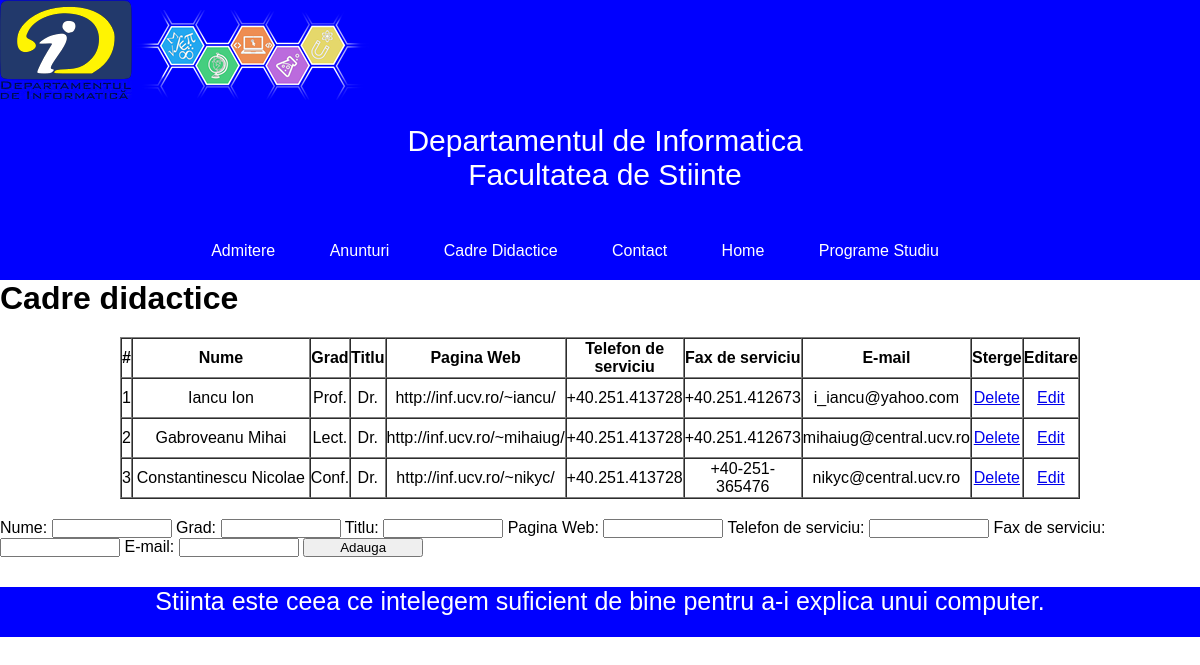
/informatica/CadreDidactice.php, run on the app's committed database.
### tables this page shows
CREATE TABLE `cadre` (
  `id` int(10) NOT NULL,
  `nume` char(50) NOT NULL,
  `grad` char(5) NOT NULL,
  `titlu` char(3) NOT NULL,
  `pagina_web` char(50) NOT NULL,
  `telefon_serviciu` char(20) NOT NULL,
  `fax_serviciu` char(20) NOT NULL,
  `e_mail` char(50) NOT NULL
);

### informatica/CadreDidactice.php (the view, shortened to what this page needs)
<html>
<head>
    <link rel="stylesheet" type="text/css" href="cadre.css">
</head>
<body>
    <header>
        <img src="logo.png" alt="logo">
        <img src="sigla.png" alt="sigla">
        <p>Departamentul de Informatica <br>Facultatea de Stiinte</p>
        <ul class="nav">
            <li> <a href="Admitere.php">Admitere</a></li>
            <li> <a href="Anunturi.php">Anunturi</a></li>
            <li> <a href="CadreDidactice.php">Cadre Didactice</a></li>
            <li> <a href="Contact.php">Contact</a></li>
            <li> <a href="Home.php">Home</a></li>
            <li> <a href="ProgrameStudiu.php">Programe Studiu</a></li>
        </ul>
    </header>
    <?php
    require_once "connect.php";
    ?>
    <h1>Cadre didactice</h1>
    <?php
    $query = "SELECT * FROM cadre";
    $result = mysqli_query($conexiune, $query);
    if (mysqli_num_rows($result)) {
        print("<table border='1' cellspacing='0'>\n");
        print("<tr><th width='1'>#</th><th width='200'>Nume</th><th width='5'>Grad</th><th width='5'>Titlu</th><th width='15'>Pagina Web</th><th width='10'>Telefon de serviciu</th><th width='10'>Fax de serviciu </th> <th width='15'>E-mail </th><th>Sterge</th><th>Editare</th></tr>\n");
        while ($row = mysqli_fetch_array($result)) {
            print("<tr>\n");
            print("<td>" . $row['id'] . "</td>\n");
            print("<td>" . $row['nume'] . "</td>\n");
            print("<td>" . $row['grad'] . "</td>\n");
            print("<td>" . $row['titlu'] . "</td>\n");
            print("<td>" . $row['pagina_web'] . "</td>\n");
            print("<td>" . $row['telefon_serviciu'] . "</td>\n");
            print("<td>" . $row['fax_serviciu'] . "</td>\n");
            print("<td>" . $row['e_mail'] . "</td>\n");
            print("<td><a href='CadreDidactice.php?comanda=delete&id=" . $row['id'] . "'>Delete</a></td>\n");
            print("<td><a href='CadreDidactice.php?comanda=edit&id=" . $row['id'] . "'>Edit</a></td>\n");
            print("</tr>\n");
        }
        print("</table>");
    } else {
        print "Nu exista cadre didactice!";
    }
    ?>
    <form action="CadreDidactice.php" method="POST">
        Nume: <input type="text" name="nume" required />
        Grad: <input type="text" name="grad" required / maxlength="5">
        Titlu: <input type="text" name="titlu" required / maxlength="3">
        Pagina Web: <input type="url" name="pagina_web" required pattern="https?://.+" />
        Telefon de serviciu: <input type="tel" name="telefon_serviciu" required pattern="[+]{1}[0-9]{2}.[0-9]{3}.[0-9]{6}" />
        Fax de serviciu: <input type="text" name="fax_serviciu" required pattern="[+]{1}[0-9]{2}.[0-9]{3}.[0-9]{6}" />
        E-mail: <input type="email" name="e_mail" required />
        <input type="submit" value="Adauga" />
    </form>
    <footer>
        Stiinta este ceea ce intelegem suficient de bine pentru a-i explica unui computer.
    </footer>
</body>
</html>

### informatica/cadre.css (style rules this page uses)
* { margin:0; padding: 0; font-family: 'Arial'; }
.nav { color:white; list-style: none; text-align: center; padding: 20px ; }
.nav li { display: inline-block; padding-right: 50px; }
.nav li a { text-decoration: none; color: white; }
header { background-color: blue; }
header p { font-size: 30px; color:white; text-align: center; margin-bottom: 10px; }
p { padding:20px; margin-left: 10px; }
footer { background-color: blue; text-align: center; font-size: 25px; color:white; width: 100%; height: 50px; margin-top: 30px; }
input { width: 120px; }
th,td { margin-bottom: 20px; margin-left:auto; margin-right:auto; text-align: center; height: 40px; }
table { margin-bottom: 20px; margin-left:auto; margin-right:auto; text-align: center; height: 40px; width:80%; margin-top:20px; }

### data on the page
cadre: id "1", nume "Iancu Ion", grad "Prof.", titlu "Dr.", pagina_web "http://inf.ucv.ro/~iancu/", telefon_serviciu "+40.251.413728", fax_serviciu "+40.251.412673", e_mail "i_iancu@yahoo.com"
cadre: id "2", nume "Gabroveanu Mihai", grad "Lect.", titlu "Dr.", pagina_web "http://inf.ucv.ro/~mihaiug/", telefon_serviciu "+40.251.413728", fax_serviciu "+40.251.412673", e_mail "mihaiug@central.ucv.ro"
cadre: id "3", nume "Constantinescu Nicolae", grad "Conf.", titlu "Dr.", pagina_web "http://inf.ucv.ro/~nikyc/", telefon_serviciu "+40.251.413728", fax_serviciu "+40-251-365476", e_mail "nikyc@central.ucv.ro"
